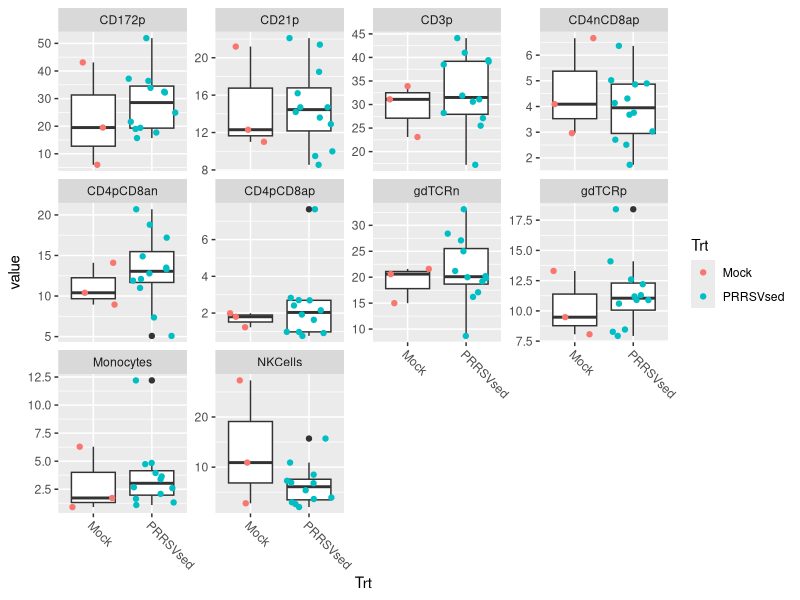
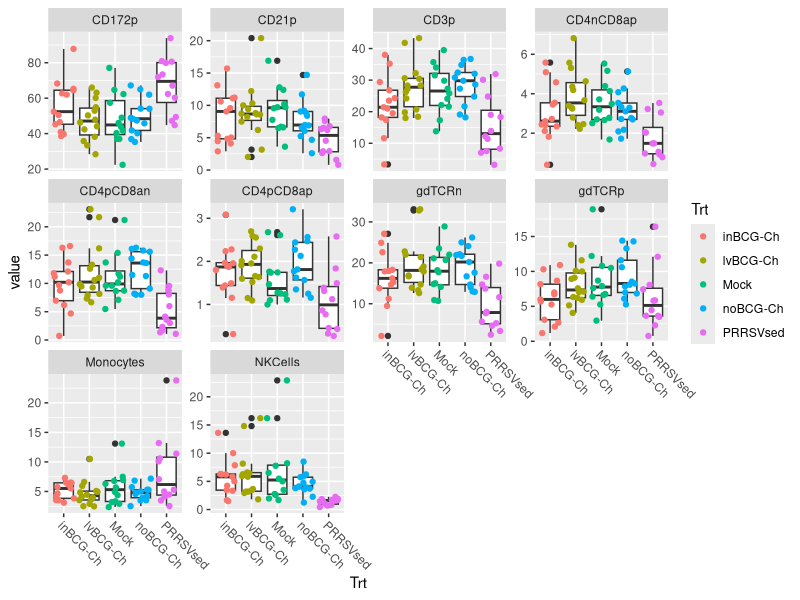
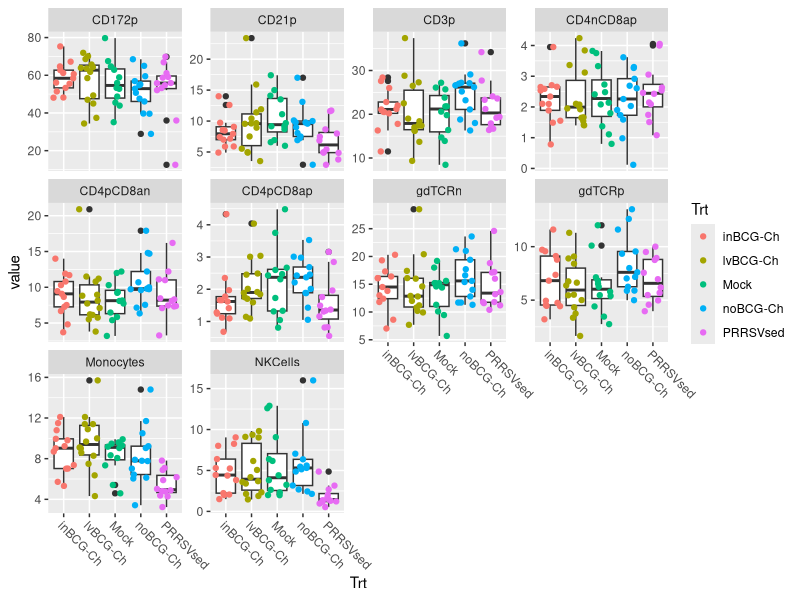
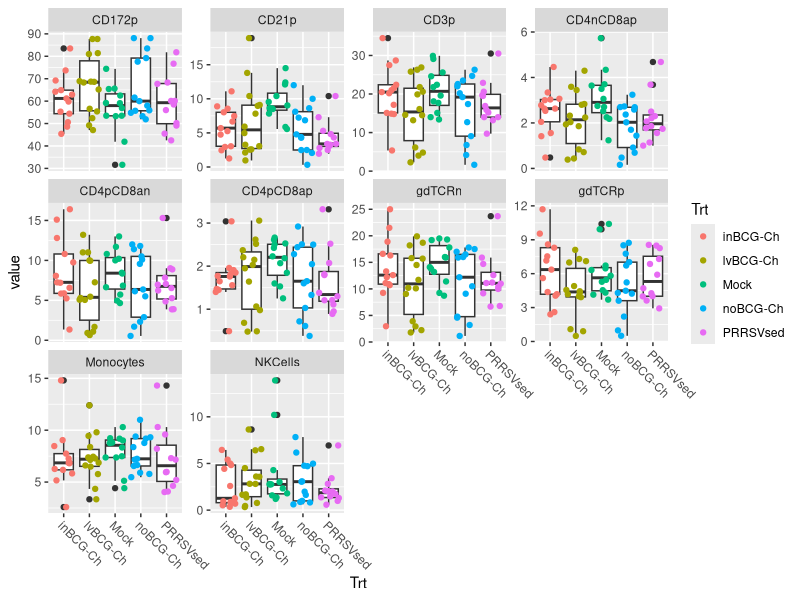
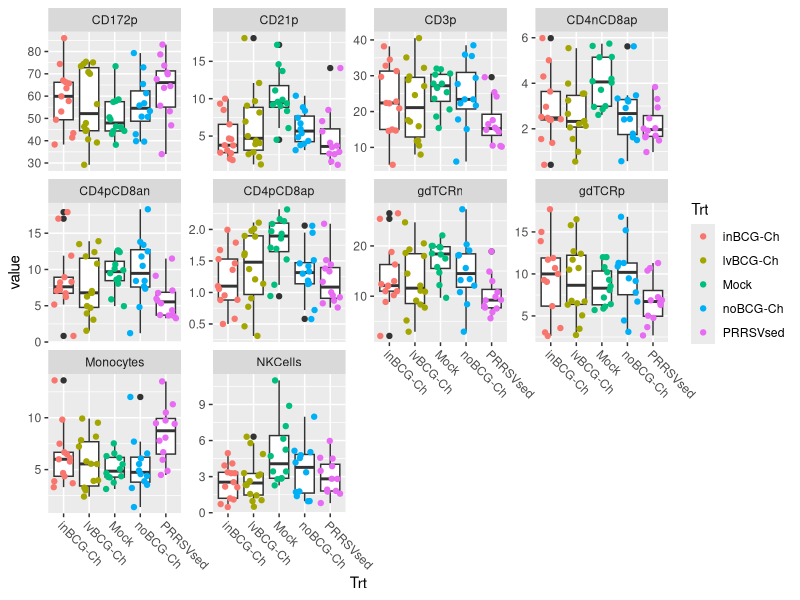
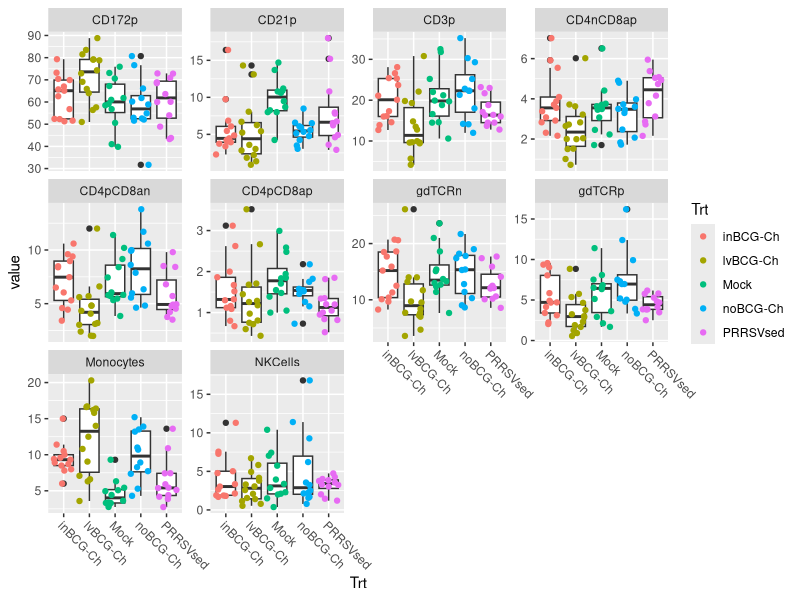
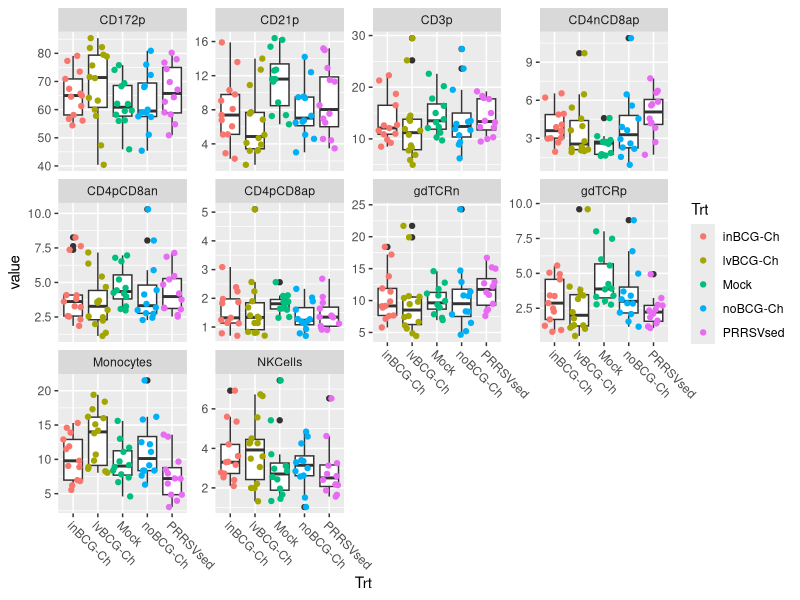
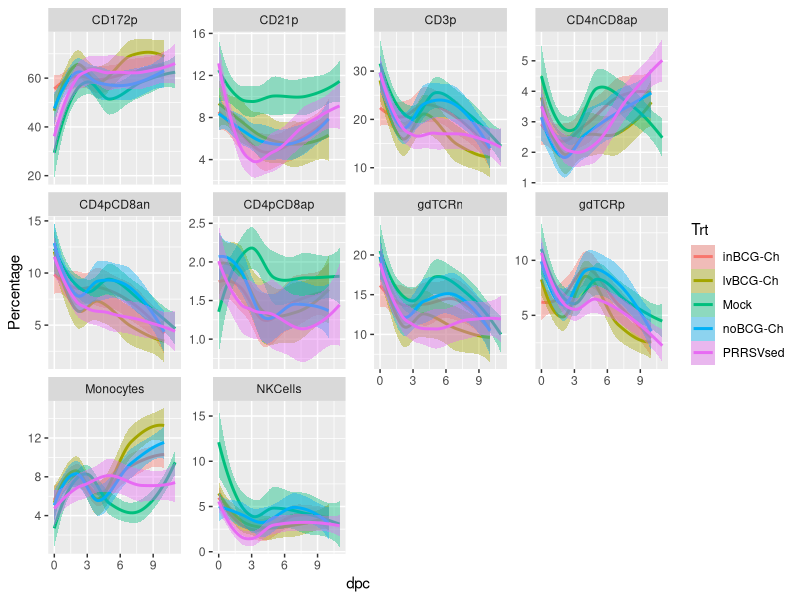

Generate these figures, in order, with R: (Note: this script raises an error after producing the figures.)


library(tidyverse)

FS17 <- read.csv(file = "./data/FS17 Flow Results All.csv", header = T, stringsAsFactors = F)



FS17$date
# because the dpc doesnt match up im trying out of Day Of Study time variable
FS17$DOS <- as.numeric(sub('-Feb','',FS17$date)) - 14
FS17 <- FS17[,c(1:6, 18, 7:17)] # this moves the DOS variable up with the metadata
### select columns... ###

# FS17_subset <- FS17[, c(2, 6:16)]
# head(FS17_subset)

# Jules #

FS17_subset <- FS17 %>% select(-FlowID)

#
# FS17_long <- melt(FS17_subset, value.name = "PercentSingleCell")
# head(FS17_long)

## Maybe try this instead...
# keep as much metadata as possible. 
# the -c(1:7) is telling the gather function to not gather up the metadata
# or another way to think of it is to gather up everyhitng except for cols 1:6

FS17_long <- FS17_subset %>% gather(key='cell_type', value = 'value', -c(1:7))


FS17_plot_14Feb <- FS17_long %>% 
  filter(date == "14-Feb") %>% 
  ggplot(aes(x=Trt,y=value)) + 
  geom_boxplot() +
  geom_jitter(aes(color=Trt)) +
  theme(axis.text.x=element_text(angle = -45, hjust =0)) +
  facet_wrap( ~ cell_type, scales = "free_y")

FS17_plot_14Feb

# ggsave("FS17_plot_14Feb.pdf", plot = FS17_plot_14Feb, width = 20, height = 20, path = "~/Desktop")

FS17_plot_15Feb <- FS17_long %>% 
  filter(date == "15-Feb") %>% 
  ggplot(aes(x=Trt,y=value)) + 
  geom_boxplot() +
  geom_jitter(aes(color=Trt)) +
  theme(axis.text.x=element_text(angle = -45, hjust =0)) +
  facet_wrap( ~ cell_type, scales = "free_y")
FS17_plot_15Feb
# ggsave("FS17_plot_15Feb.pdf", plot = FS17_plot_15Feb, width = 20, height = 20, path = "~/Desktop")

FS17_plot_16Feb <- FS17_long %>% 
  filter(date == "16-Feb") %>% 
  ggplot(aes(x=Trt,y=value)) + 
  geom_boxplot() +
  geom_jitter(aes(color=Trt)) +
  theme(axis.text.x=element_text(angle = -45, hjust =0)) +
  facet_wrap( ~ cell_type, scales = "free_y")
FS17_plot_16Feb
# ggsave("FS17_plot_16Feb.pdf", plot = FS17_plot_16Feb, width = 20, height = 20, path = "~/Desktop")

FS17_plot_17Feb <- FS17_long %>% 
  filter(date == "17-Feb") %>% 
  ggplot(aes(x=Trt,y=value)) + 
  geom_boxplot() +
  geom_jitter(aes(color=Trt)) +
  theme(axis.text.x=element_text(angle = -45, hjust =0)) +
  facet_wrap( ~ cell_type, scales = "free_y")
FS17_plot_17Feb
# ggsave("FS17_plot_17Feb.pdf", plot = FS17_plot_17Feb, width = 20, height = 20, path = "~/Desktop")

FS17_plot_19Feb <- FS17_long %>% 
  filter(date == "19-Feb") %>% 
  ggplot(aes(x=Trt,y=value)) + 
  geom_boxplot() +
  geom_jitter(aes(color=Trt)) +
  theme(axis.text.x=element_text(angle = -45, hjust =0)) +
  facet_wrap( ~ cell_type, scales = "free_y")
FS17_plot_19Feb
# ggsave("FS17_plot_19Feb.pdf", plot = FS17_plot_19Feb, width = 20, height = 20, path = "~/Desktop")

FS17_plot_22Feb <- FS17_long %>% 
  filter(date == "22-Feb") %>% 
  ggplot(aes(x=Trt,y=value)) + 
  geom_boxplot() +
  geom_jitter(aes(color=Trt)) +
  theme(axis.text.x=element_text(angle = -45, hjust =0)) +
  facet_wrap( ~ cell_type, scales = "free_y")
FS17_plot_22Feb
# ggsave("FS17_plot_22Feb.pdf", plot = FS17_plot_22Feb, width = 20, height = 20, path = "~/Desktop")

FS17_plot_25Feb <- FS17_long %>% 
  filter(date == "25-Feb") %>% 
  ggplot(aes(x=Trt,y=value)) + 
  geom_boxplot() +
  geom_jitter(aes(color=Trt)) +
  theme(axis.text.x=element_text(angle = -45, hjust =0)) +
  facet_wrap( ~ cell_type, scales = "free_y")
FS17_plot_25Feb

# ggsave("FS17_plot_25Feb.pdf", plot = FS17_plot_25Feb, width = 20, height = 20, path = "~/Desktop")




## the above graphs allow us to look at treatment groups for each day, but would like to follow
## individual pigs and treatment groups across time within the same graphs
## this webpage might be helpful... uses spaghettie plots for longitudinal data 
## https://stats.idre.ucla.edu/r/faq/how-can-i-visualize-longitudinal-data-in-ggplot2/
# setwd("~/Desktop/FS17 Flow FCS Files/")
# library(tidyverse) ##tidyverse contains ggplot2, dplyr, tidr, readr
# library(methods)

FS17 <- read.csv(file = "./data/FS17 Flow Results All.csv", header = T, stringsAsFactors = F)
head(FS17)


FS17 %>% select(-FlowID) %>% 
  gather(key = 'CellType', value = 'Percentage', -c(1:6)) %>% 
  ggplot(aes(dpc, Percentage)) +
  geom_smooth(method = 'loess', aes(fill = Trt, color=Trt)) +
  facet_wrap( ~ CellType, scales = "free_y")

# FS17[, c(-2, -3, -4, -17)] %>% ##removing unnecessary columns
#   gather(key = CellType, value = Percentage, CD3p:Monocytes) %>% ##moving to long format
#   ggplot(aes(dpc, Percentage)) +
#   geom_smooth(method = 'loess', aes(fill = Trt, color=Trt)) +
#   facet_wrap( ~ CellType, scales = "free_y") ## code isn't bad, gives you a decent graph


##attempting to look at individual pigs over time
FS17 %>% select(-FlowID) %>% 
  gather(key = 'CellType', value = 'Percentage', -c(1:6)) %>% ##moving to long format
  filter(Trt == "Mock") %>%
  ggplot(aes(dpc, Percentage)) +
  geom_line(aes(group = Pig, color=Pig)) +
  facet_wrap( ~ CellType, scales = "free_y")

# this looks weird because you need to make your pig variable a factor or a character


##########


FS17 %>% select(-FlowID) %>% 
  gather(key = 'CellType', value = 'Percentage', -c(1:6)) %>%
  mutate(Pig = factor(Pig)) %>% 
  filter(Trt == "Mock") %>%
  ggplot(aes(dpc, Percentage)) +
  geom_line(aes(group = Pig, color=Pig)) +
  facet_wrap( ~ CellType, scales = "free_y")




######################################################

# FS17 <- read_csv(file = "./data/FS17 Flow Results All.csv")

# str(FS17)

FS17_clean <- FS17 %>%
  select(-FlowID) %>%
  mutate(Pig=as.character(Pig))

FS17_long <- FS17_clean %>%
  gather(key='cell_type', value = 'percentage', -c(1:7))



# summary statistics, mean and stderr for each combination of celltypes treatments and times
FS17_sum <- FS17_long %>%
  group_by(dpc, Trt, cell_type) %>% 
  summarise(mean_p = mean(percentage), 
            num_obs = n(), 
            std_dev = sd(percentage), 
            std_err = std_dev/sqrt(num_obs))


FS17_sum %>% 
  ggplot(aes(x=dpc, y=mean_p, color=Trt, fill = Trt)) +
  geom_point() + geom_line() +
  geom_ribbon(aes(ymin=mean_p - std_err, ymax = mean_p + std_err), alpha = .3) +
  facet_wrap(~cell_type, scales = 'free') + 
  theme_bw()

FS17_sum$dpc





#### CD21pos cells seem lower in all animals that got PRRSVs
FS17_sum %>% 
  filter(cell_type == 'CD21p') %>% 
  ggplot(aes(x=dpc, y=mean_p, color=Trt, fill = Trt)) +
  geom_point() + geom_line() +
  geom_ribbon(aes(ymin=mean_p - std_err, ymax = mean_p + std_err), alpha = .3) +
  facet_wrap(~cell_type, scales = 'free') + 
  theme_bw()


#### double pos cells seem lower in all animals that got PRRSV

FS17_sum %>% 
  filter(cell_type == 'CD4pCD8ap') %>% 
  ggplot(aes(x=dpc, y=mean_p, color=Trt, fill = Trt)) +
  geom_point() + geom_line() +
  geom_ribbon(aes(ymin=mean_p - std_err, ymax = mean_p + std_err), alpha = .3) +
  facet_wrap(~cell_type, scales = 'free') + 
  theme_bw()



# no obvious treatment effect....

FS17_sum %>% 
  filter(Trt %in% c('inBCG-Ch', 'lvBCG-Ch', 'noBCG-Ch')) %>% 
  ggplot(aes(x=dpc, y=mean_p, color=Trt, fill = Trt)) +
  geom_point() + geom_line() +
  geom_ribbon(aes(ymin=mean_p - std_err, ymax = mean_p + std_err), alpha = .3) +
  facet_wrap(~cell_type, scales = 'free') + 
  theme_bw()

treat_tests <- FS17_long %>%
  filter(Trt %in% c('inBCG-Ch', 'lvBCG-Ch', 'noBCG-Ch')) %>%
  group_by(dpc, cell_type) %>% 
  nest() %>% 
  mutate(anova=map(data, ~ aov(data=., formula = percentage ~ Trt)), 
         tid_ano = map(anova, tidy), 
         tuk = map(anova, TukeyHSD), 
         tid_tuk = map(tuk, tidy))%>% 
  select(dpc, cell_type, tid_tuk) %>% 
  unnest(cols = c('tid_tuk')) %>%
  mutate(p.adj = p.adjust(adj.p.value, method = 'fdr')) %>% 
  filter(p.adj < 0.05)

# not a whole lot of treatment differences that make sense....
treat_tests




###########
##### spaghetti plots for each treatment
## shows variation within treatments
FS17_long %>% 
  filter(Trt == 'PRRSVsed') %>% 
  ggplot(aes(x=dpc, y=percentage, color = Pig)) + geom_line() + 
  facet_wrap(~cell_type, scales = 'free')

FS17_long %>% 
  filter(Trt == 'inBCG-Ch') %>% 
  ggplot(aes(x=dpc, y=percentage, color = Pig)) + geom_line() + 
  facet_wrap(~cell_type, scales = 'free')

FS17_long %>% 
  filter(Trt == 'lvBCG-Ch') %>% 
  ggplot(aes(x=dpc, y=percentage, color = Pig)) + geom_line() + 
  facet_wrap(~cell_type, scales = 'free')

FS17_long %>% 
  filter(Trt == 'noBCG-Ch') %>% 
  ggplot(aes(x=dpc, y=percentage, color = Pig)) + geom_line() + 
  facet_wrap(~cell_type, scales = 'free')

FS17_long %>% 
  filter(Trt == 'Mock') %>% 
  ggplot(aes(x=dpc, y=percentage, color = Pig)) + geom_line() + 
  facet_wrap(~cell_type, scales = 'free')




######## temperature data



temps <- read_csv('data/FS17 Obj2 Temp Data.csv')
temps$pig <- as.character(temps$pig)

temps$pig_day <- paste(temps$pig, temps$dpi)

# mean temp for Mock group is 39.8
temps %>% group_by(Trt) %>% summarise(meanT=mean(TempC))

temps %>% ggplot(aes(x=dpi, y=TempC)) + 
  geom_line(aes(group = pig)) +
  facet_wrap(~Trt)+ geom_hline(yintercept = 39.8, color='red')


### NEED TO FIX THIS ###
# same pig 2x measurements per day #
weird_ones <- temps %>% 
  group_by(pig_day) %>%
  tally() %>%
  filter(n != 1) %>% 
  select(pig_day) %>% 
  unlist()

weird_ones

## Can see from this plot the pigs that have multiple measurements per day
temps %>% filter((pig_day %in% weird_ones)) %>% 
  ggplot(aes(x=dpi, y=TempC, color=pig)) + geom_point() 


# this should get rid of the redundant measurements by taking the mean of the 
# multiples as the true value
temps <- temps %>%
  group_by(pig, dpi) %>%
  mutate(TempC = mean(TempC)) %>% 
  select(-TempF) %>% 
  unique()# %>% ggplot(aes(x=dpi, y=TempC)) + geom_line(aes(group=pig))

# just to double check...
temps %>%
  group_by(pig, dpi) %>%tally() %>% filter(n>1)
# Good, no pigs have more than one measurement per timepoint

# are some pigs missing?
temps %>%
  group_by(pig, Trt) %>%tally() %>% ggplot(aes(x=n))+geom_histogram()

temps %>%
  group_by(pig, Trt) %>%tally() %>% filter(n<14)
temps <- temps %>% filter(pig != 517)

# temps %>%
#   group_by(dpi, Trt) %>%tally() #%>% filter(n<14)

temps %>% ggplot(aes(x=dpi, y=TempC)) + 
  geom_line(aes(group = pig)) +
  facet_wrap(~Trt)+ geom_hline(yintercept = 39.8, color='red')


## this block collects the metadata about these pigs,
# I removed the Room variable because some pigs were moved between rooms, 
# this was causing some duplication issues down below.
meta <- temps %>%
  ungroup() %>%
  select(pig, BCGTrt, PRRSV, Trt) %>% 
  unique()


# this makes each pig's temperatures relative to the minimum temperature of that pig
temps <- temps %>%
  group_by(pig) %>%
  mutate(TempRmin=TempC - min(TempC)) %>% 
  ungroup()

temps %>% group_by(Trt) %>% summarise(meanTemp=mean(TempRmin))


temps %>% ggplot(aes(x=dpi, y=TempRmin))+ geom_line(aes(group = pig)) +
  geom_hline(yintercept = 0.418, color='red')+
  facet_wrap(~Trt)

library(pracma)
# This temp_sum is based on absolute temperatures
# temp_sum <- temps %>% group_by(pig) %>% 
#   summarise(max_temp = max(TempC), 
#             mean_temp = mean(TempC), 
#             min_temp = min(TempC), 
#             sd_temp = sd(TempC), 
#             day_max = dpi[which.max(TempC)], 
#             dif_temp = max_temp - min_temp) %>% left_join(meta)

# this temp_sum is based on relative temperatures (each pig was adjusted relative to their minimum temperature)
temp_sum <- temps %>%
  arrange(dpi) %>% 
  group_by(pig) %>% 
  summarise(max_temp = max(TempRmin), 
            mean_temp = mean(TempRmin), 
            min_temp = min(TempRmin), 
            sd_temp = sd(TempRmin), 
            day_max = dpi[which.max(TempRmin)], 
            dif_temp = max_temp - min_temp, 
            AUC_temp=trapz(dpi,TempRmin)) %>% 
  left_join(meta)


temp_sum %>% ggplot(aes(x=Trt, y=max_temp, fill=Trt)) + geom_boxplot() + theme_bw()
temp_sum %>% ggplot(aes(x=Trt, y=AUC_temp, fill=Trt)) + geom_boxplot()+ theme_bw()
temp_sum %>% ggplot(aes(x=Trt, y=sd_temp, fill=Trt)) + geom_boxplot()+ theme_bw()
temp_sum %>% ggplot(aes(x=Trt, y=mean_temp, fill=Trt)) + geom_boxplot()+ theme_bw()
temp_sum %>% ggplot(aes(x=Trt, y=day_max, fill=Trt)) + geom_point(shape=21, size=3)+ theme_bw()
temp_sum %>% ggplot(aes(x=Trt, y=dif_temp, fill=mean_temp)) + geom_point(shape=21, size=4)+ theme_bw()
temp_sum %>% ggplot(aes(x=Trt, y=sd_temp, fill=mean_temp)) + geom_point(shape=21, size=4)+ theme_bw()


# some exploratory plots here
temp_sum %>%
  ggplot(aes(x=max_temp, y=mean_temp, fill=sd_temp)) +
  geom_point(shape=21, color='black', size=3)+ scale_fill_viridis_c()


temp_sum %>%
  ggplot(aes(x=sd_temp, y=max_temp, fill=mean_temp)) +
  geom_point(shape=21, color='black', size=3)+ scale_fill_viridis_c()

temp_sum %>%
  ggplot(aes(x=mean_temp, y=max_temp, fill=sd_temp)) +
  geom_point(shape=21, color='black', size=3)+ scale_fill_viridis_c()

temp_sum %>%
  ggplot(aes(x=sd_temp, y=dif_temp, fill=mean_temp)) +
  geom_point(shape=21, color='black', size=3)+ scale_fill_viridis_c()

temp_sum %>%
  ggplot(aes(x=AUC_temp, y=max_temp, fill=mean_temp)) +
  geom_point(shape=21, color='black', size=3)+ scale_fill_viridis_c()

temp_sum %>%
  ggplot(aes(x=AUC_temp, y=mean_temp, fill=Trt)) +
  geom_point(shape=21, color='black', size=3)

temp_sum %>%
  ggplot(aes(x=AUC_temp, y=max_temp, fill=Trt)) +
  geom_point(shape=21, color='black', size=3)

temp_sum %>%
  ggplot(aes(x=AUC_temp, y=sd_temp, fill=Trt)) +
  geom_point(shape=21, color='black', size=3)


# this was for when I was using absolute temperatures
# temp_sum %>%filter(!(Trt %in% c('PRRSVsed', 'Mock'))) %>% 
#   ggplot(aes(x=dif_temp, y=mean_temp, fill=max_temp)) +
#   geom_point(shape=21, color='black', size=3)+ scale_fill_viridis_c() +
#   geom_text(aes(label=pig), nudge_x = .055) +
#   annotate(geom = 'rect',
#            xmin = 1.75,
#            xmax = 2.7,
#            ymin=40.07,
#            ymax = 40.8,
#            fill=NA,
#            color='black')

# 
# int_pigs <- temp_sum %>%filter(!(Trt %in% c('PRRSVsed', 'Mock'))) %>%
#   filter(dif_temp >1.75 & mean_temp>40.2) %>% 
#   select(pig) %>% unlist()



# scaled_temps%>%#filter(!(Trt %in% c('PRRSVsed', 'Mock'))) %>% 
#   ggplot(aes(x=dif_temp, y=mean_temp, fill=max_temp)) +
#   geom_point(shape=21, color='black', size=3)+ scale_fill_viridis_c()



scaled_temps <- temp_sum %>% mutate_if(is.numeric, scale) # centers and scales variables

# what happens when I dont scale?
# scaled_temps <- temp_sum


#### FEVER SCORE CALC HERE ####
  
# scaled_temps <- scaled_temps %>% mutate(fever_score=max_temp+mean_temp+dif_temp+sd_temp)

# scaled_temps <- scaled_temps %>% mutate(fever_score=mean_temp+sd_temp) 

# fever score is a combination of:
# max_temp to capture the highest the temperature spiked
# mean_temp to capture the overall elevation of temperature
# sd_temp to capture the jumpiness or swings in temperature 
# all are scaled so that each portion contributes equally to fever score
scaled_temps <- scaled_temps %>% mutate(fever_score=max_temp+mean_temp+sd_temp)

# scaled_temps <- scaled_temps %>% mutate(fever_score=max_temp+mean_temp)

# scaled_temps <- scaled_temps %>% mutate(fever_score=mean_temp)

# scaled_temps <- scaled_temps %>% mutate(fever_score=max_temp)

###
### FILTER THE MOCK AND PRRSV PIGS OUT BEFORE FEVER_CLASS CALC?###

# scaled_temps <- scaled_temps %>% filter(!(Trt %in% c('PRRSVsed', 'Mock')))

######

# maybe?
# scaled_temps$fever_score <- scale(scaled_temps$fever_score)

scaled_temps$fever_class <- cut(scaled_temps$fever_score, 3, labels = c('low', 'mid', 'high'))
scaled_temps$Pig <- scaled_temps$pig



scaled_temps %>% filter(!(Trt %in% c('PRRSVsed', 'Mock'))) %>% 
  ggplot(aes(x=1, y=fever_score))  +
  geom_violin()+
  geom_jitter(aes(color=fever_class),width = .2) + 
  ggtitle('Fever score distribution, without PRRSVed and Mock pigs')

scaled_temps %>% #filter(!(Trt %in% c('PRRSVsed', 'Mock'))) %>% 
  ggplot(aes(x=1, y=fever_score))  +
  geom_violin()+
  geom_jitter(aes(color=fever_class),width = .2) + 
  ggtitle('Fever score distribution, with PRRSVed and Mock pigs')




scaled_temps %>% ggplot(aes(x=Trt, y=fever_score, color=fever_class)) + geom_jitter(width = .2)

scaled_temps %>% ggplot(aes(x=fever_class, y=fever_score, color=fever_score)) + geom_jitter()


LETSDOTHIS <- scaled_temps %>%
  select(Pig, fever_class, fever_score) %>%
  right_join(FS17_long) %>% filter(Pig !=517)

unique(LETSDOTHIS$dpc)

unique(LETSDOTHIS$DOS)
# 11 to 10
# 8 to 7
# 5 to 4

# temp_sum %>% ggplot(aes(x=min_temp, y=max_temp, color=dif_temp)) + geom_point()
# temp_sum %>% ggplot(aes(x=dif_temp, y=mean_temp, color=day_max)) + geom_point()

LETSDOTHIS <- LETSDOTHIS %>% mutate(dpi=case_when(
  dpc == 11 ~ 10, 
  dpc == 8  ~  7, 
  dpc == 5  ~  4,
  dpc == 3  ~  2,
  
  TRUE      ~  as.numeric(dpc)
))

# these summary stas were calculated excluding the mock and prrsvsed pigs
FS17_sum <- LETSDOTHIS %>% filter(!(Trt %in% c('Mock', 'PRRSVsed'))) %>% 
  group_by(fever_class, dpc, cell_type) %>% 
  summarise(mean_p = mean(percentage), 
            num_obs = n(), 
            std_dev = sd(percentage), 
            std_err = std_dev/sqrt(num_obs))


# If using the block must switch to dpi from dpc
FS17_sum <- LETSDOTHIS %>% filter(!(Trt %in% c('Mock'))) %>%
  group_by(fever_class, dpi, cell_type) %>%
  summarise(mean_p = mean(percentage),
            num_obs = n(),
            std_dev = sd(percentage),
            std_err = std_dev/sqrt(num_obs))
# # 


##########




# FS17_long$Trt2 <- ifelse(FS17_long$Pig %in% int_pigs, 'weird', FS17_long$Trt)
# 
# FS17_long %>% group_by(Trt, Trt2) %>% tally()
# 
# FS17_sum <- FS17_long %>%
#   group_by(dpc, Trt2, cell_type) %>% 
#   summarise(mean_p = mean(percentage), 
#             num_obs = n(), 
#             std_dev = sd(percentage), 
#             std_err = std_dev/sqrt(num_obs))

FS17_sum %>%
  ggplot(aes(x=dpc, y=mean_p, fill=fever_class)) +
  geom_ribbon(aes(ymin=mean_p - std_err, ymax=mean_p + std_err), alpha=.5) +
  facet_wrap(~cell_type, scales = 'free')

FS17_sum %>%
  ggplot(aes(x=dpi, y=mean_p, fill=fever_class)) +
  geom_ribbon(aes(ymin=mean_p - std_err, ymax=mean_p + std_err), alpha=.5) +
  facet_wrap(~cell_type, scales = 'free')



# 
# FS17_sum %>% filter(cell_type == 'CD4pCD8ap') %>% 
#   ggplot(aes(x=dpc, y=mean_p, fill=fever_class)) +
#   geom_ribbon(aes(ymin=mean_p - std_err, ymax=mean_p + std_err), alpha=.5) +
#   facet_wrap(~cell_type, scales = 'free')
# # 
# FS17_sum %>% filter(dpc != 11) %>% 
#   ggplot(aes(x=dpc, y=mean_p, fill=fever_class)) +
#   geom_ribbon(aes(ymin=mean_p - std_err, ymax=mean_p + std_err), alpha=.5) +
#   facet_wrap(~cell_type, scales = 'free')
# 

##

FS17_sum %>% filter(cell_type == 'CD4pCD8ap') %>% 
  #filter(!Trt2 %in% c('Mock', 'PRRSVsed')) %>% 
  ggplot(aes(x=dpc, y=mean_p, fill=fever_class, color=fever_class)) +
  geom_ribbon(aes(ymin=mean_p - std_err, ymax=mean_p + std_err), alpha=.5) +
  geom_point(shape=21)+geom_path()+
  facet_wrap(~cell_type, scales = 'free') + 
  theme_bw() + ylab('percent') + xlab('days post challenge')


FS17_sum %>% filter(cell_type == 'CD4pCD8ap') %>% 
  #filter(!Trt2 %in% c('Mock', 'PRRSVsed')) %>% 
  ggplot(aes(x=dpi, y=mean_p, fill=fever_class, color=fever_class)) +
  geom_ribbon(aes(ymin=mean_p - std_err, ymax=mean_p + std_err), alpha=.5) +
  geom_point(shape=21)+geom_path()+
  facet_wrap(~cell_type, scales = 'free') + 
  theme_bw() + ylab('percent') + xlab('days post challenge')



###########

FS17_sum %>% filter(cell_type == 'CD172p') %>% 
  ggplot(aes(x=fever_class, y=mean_p, fill=fever_class)) +
  geom_col(position = 'dodge') +
  geom_errorbar(aes(ymin=mean_p - std_err,
                    ymax=mean_p + std_err), 
                width = .2) +
  geom_text(aes(label=num_obs, y=20), size=3)+
  facet_wrap(~dpc) + ggtitle('CD172p')


FS17_sum %>% filter(cell_type == 'CD172p') %>% 
  ggplot(aes(x=fever_class, y=mean_p, fill=fever_class)) +
  geom_col(position = 'dodge') +
  geom_errorbar(aes(ymin=mean_p - std_err,
                    ymax=mean_p + std_err), 
                width = .2) +
  geom_text(aes(label=num_obs, y=20), size=3)+
  facet_wrap(~dpi) + ggtitle('CD172p')


#############

FS17_sum %>% filter(cell_type == 'CD21p') %>% 
  ggplot(aes(x=fever_class, y=mean_p, fill=fever_class)) +
  geom_col(position = 'dodge') +
  geom_errorbar(aes(ymin=mean_p - std_err,
                    ymax=mean_p + std_err), 
                width = .2) +
  geom_text(aes(label=num_obs, y=2), size=3)+
  facet_wrap(~dpc) + ggtitle('CD21p')


FS17_sum %>% filter(cell_type == 'CD21p') %>% 
  ggplot(aes(x=fever_class, y=mean_p, fill=fever_class)) +
  geom_col(position = 'dodge') +
  geom_errorbar(aes(ymin=mean_p - std_err,
                    ymax=mean_p + std_err), 
                width = .2) +
  geom_text(aes(label=num_obs, y=2), size=3)+
  facet_wrap(~dpi) + ggtitle('CD21p')


#############

FS17_sum %>% filter(cell_type == 'CD3p') %>% 
  ggplot(aes(x=fever_class, y=mean_p, fill=fever_class)) +
  geom_col(position = 'dodge') +
  geom_errorbar(aes(ymin=mean_p - std_err,
                    ymax=mean_p + std_err), 
                width = .2) +
  geom_text(aes(label=num_obs, y=5), size=3)+
  facet_wrap(~dpc) + ggtitle('CD3p')


FS17_sum %>% filter(cell_type == 'CD3p') %>% 
  ggplot(aes(x=fever_class, y=mean_p, fill=fever_class)) +
  geom_col(position = 'dodge') +
  geom_errorbar(aes(ymin=mean_p - std_err,
                    ymax=mean_p + std_err), 
                width = .2) +
  geom_text(aes(label=num_obs, y=5), size=3)+
  facet_wrap(~dpi) + ggtitle('CD3p')


############


FS17_sum %>% filter(cell_type == 'CD4nCD8ap') %>% 
  ggplot(aes(x=fever_class, y=mean_p, fill=fever_class)) +
  geom_col(position = 'dodge') +
  geom_errorbar(aes(ymin=mean_p - std_err,
                    ymax=mean_p + std_err), 
                width = .2) +
  geom_text(aes(label=num_obs, y=1), size=3)+
  facet_wrap(~dpc) + ggtitle('CD4nCD8ap')


FS17_sum %>% filter(cell_type == 'CD4nCD8ap') %>% 
  ggplot(aes(x=fever_class, y=mean_p, fill=fever_class)) +
  geom_col(position = 'dodge') +
  geom_errorbar(aes(ymin=mean_p - std_err,
                    ymax=mean_p + std_err), 
                width = .2) +
  geom_text(aes(label=num_obs, y=1), size=3)+
  facet_wrap(~dpi) + ggtitle('CD4nCD8ap')

#############


FS17_sum %>% filter(cell_type == 'CD4pCD8an') %>% 
  ggplot(aes(x=fever_class, y=mean_p, fill=fever_class)) +
  geom_col(position = 'dodge') +
  geom_errorbar(aes(ymin=mean_p - std_err,
                    ymax=mean_p + std_err), 
                width = .2) +
  geom_text(aes(label=num_obs, y=1), size=3)+
  facet_wrap(~dpc)  + ggtitle('CD4pCD8an')



FS17_sum %>% filter(cell_type == 'CD4pCD8an') %>% 
  ggplot(aes(x=fever_class, y=mean_p, fill=fever_class)) +
  geom_col(position = 'dodge') +
  geom_errorbar(aes(ymin=mean_p - std_err,
                    ymax=mean_p + std_err), 
                width = .2) +
  geom_text(aes(label=num_obs, y=1), size=3)+
  facet_wrap(~dpi)  + ggtitle('CD4pCD8an')

#############

##############


FS17_sum %>% filter(cell_type == 'CD4pCD8ap') %>% 
  ggplot(aes(x=fever_class, y=mean_p, fill=fever_class)) +
  geom_col(position = 'dodge') +
  geom_errorbar(aes(ymin=mean_p - std_err,
                    ymax=mean_p + std_err), 
                width = .2) +
  geom_text(aes(label=num_obs, y=.5), size=3)+
  facet_wrap(~dpc) + ggtitle('CD4pCD8ap')



FS17_sum %>% filter(cell_type == 'CD4pCD8ap') %>% 
  ggplot(aes(x=fever_class, y=mean_p, fill=fever_class)) +
  geom_col(position = 'dodge') +
  geom_errorbar(aes(ymin=mean_p - std_err,
                    ymax=mean_p + std_err), 
                width = .2) +
  geom_text(aes(label=num_obs, y=.5), size=3)+
  facet_wrap(~dpi) + ggtitle('CD4pCD8ap')


##############


FS17_sum %>% filter(cell_type == 'gdTCRn') %>% 
  ggplot(aes(x=fever_class, y=mean_p, fill=fever_class)) +
  geom_col(position = 'dodge') +
  geom_errorbar(aes(ymin=mean_p - std_err,
                    ymax=mean_p + std_err), 
                width = .2) +
  geom_text(aes(label=num_obs, y=5), size=3)+
  facet_wrap(~dpc)+ ggtitle('gdTCRn')


FS17_sum %>% filter(cell_type == 'gdTCRn') %>% 
  ggplot(aes(x=fever_class, y=mean_p, fill=fever_class)) +
  geom_col(position = 'dodge') +
  geom_errorbar(aes(ymin=mean_p - std_err,
                    ymax=mean_p + std_err), 
                width = .2) +
  geom_text(aes(label=num_obs, y=5), size=3)+
  facet_wrap(~dpi)+ ggtitle('gdTCRn')


#############

##############


FS17_sum %>% filter(cell_type == 'gdTCRp') %>% 
  ggplot(aes(x=fever_class, y=mean_p, fill=fever_class)) +
  geom_col(position = 'dodge') +
  geom_errorbar(aes(ymin=mean_p - std_err,
                    ymax=mean_p + std_err), 
                width = .2) +
  geom_text(aes(label=num_obs, y=.75), size=3)+
  facet_wrap(~dpc)+ ggtitle('gdTCRp')


FS17_sum %>% filter(cell_type == 'gdTCRp') %>% 
  ggplot(aes(x=fever_class, y=mean_p, fill=fever_class)) +
  geom_col(position = 'dodge') +
  geom_errorbar(aes(ymin=mean_p - std_err,
                    ymax=mean_p + std_err), 
                width = .2) +
  geom_text(aes(label=num_obs, y=.75), size=3)+
  facet_wrap(~dpi)+ ggtitle('gdTCRp')




library(broom)

#### tests for d7 and d10 all cell types anova with Tukey

tests <- LETSDOTHIS %>% filter(!(Trt %in% c('Mock', 'PRRSVsed'))) %>% 
  ungroup() %>% 
  filter(dpc %in% c(7,10)) %>% group_by(dpc, cell_type) %>% 
  nest() %>% 
  mutate(anova=map(data, ~ aov(data=., formula = percentage ~ fever_class)), 
         tid_ano = map(anova, tidy), 
         tuk = map(anova, TukeyHSD), 
         tid_tuk = map(tuk, tidy)) %>% 
  select(dpc, cell_type, tid_tuk) %>% 
  unnest(cols = c('tid_tuk')) %>%
  mutate(p.adj = p.adjust(adj.p.value, method = 'fdr')) %>% 
  filter(p.adj < 0.05)



tests <- LETSDOTHIS %>% filter(!(Trt %in% c('Mock'))) %>% 
  ungroup() %>% 
  filter(dpi %in% c(7,10)) %>% group_by(dpi, cell_type) %>% 
  nest() %>% 
  mutate(anova=map(data, ~ aov(data=., formula = percentage ~ fever_class)), 
         tid_ano = map(anova, tidy), 
         tuk = map(anova, TukeyHSD), 
         tid_tuk = map(tuk, tidy)) %>% 
  select(dpi, cell_type, tid_tuk) %>% 
  unnest(cols = c('tid_tuk')) %>%
  mutate(p.adj = p.adjust(adj.p.value, method = 'fdr')) %>% 
  filter(p.adj < 0.05)





######### pairwise ttest ########



LETSDOTHIS %>% filter(!(Trt %in% c('Mock', 'PRRSVsed'))) %>% 
  ungroup() %>% 
  filter(dpc %in% c(7,10)) %>% group_by(dpc, cell_type) %>% 
  nest() %>% 
  mutate(ttest=map(data, ~ pairwise.t.test(x = .$percentage, g = .$fever_class, p.adjust.method = 'none')), 
         tid_tt = map(ttest, tidy)) %>% 
  select(dpc, cell_type, tid_tt) %>% 
  unnest(cols = c('tid_tt')) %>% 
  ungroup() %>% 
  mutate(p.adj=p.adjust(p.value, method = 'fdr')) %>% 
  filter(p.adj < 0.055)






######## all timepoints ##########
# with 2nd pval correct

tests <- LETSDOTHIS %>% filter(!(Trt %in% c('Mock', 'PRRSVsed'))) %>% 
  ungroup() %>% 
  group_by(dpc, cell_type) %>% 
  nest() %>% 
  mutate(anova=map(data, ~ aov(data=., formula = percentage ~ fever_class)), 
         tid_ano = map(anova, tidy), 
         tuk = map(anova, TukeyHSD), 
         tid_tuk = map(tuk, tidy)) %>% 
  select(dpc, cell_type, tid_tuk) %>% 
  unnest(cols = c('tid_tuk')) %>%
  mutate(p.adj = p.adjust(adj.p.value, method = 'fdr')) %>% 
  filter(p.adj < 0.05)



# with 2nd pval correct

tests <- LETSDOTHIS %>% filter(!(Trt %in% c('Mock'))) %>% 
  ungroup() %>% 
  group_by(dpi, cell_type) %>% 
  nest() %>% 
  mutate(anova=map(data, ~ aov(data=., formula = percentage ~ fever_class)), 
         tid_ano = map(anova, tidy), 
         tuk = map(anova, TukeyHSD), 
         tid_tuk = map(tuk, tidy)) %>% 
  select(dpi, cell_type, tid_tuk) %>% 
  unnest(cols = c('tid_tuk')) %>%
  mutate(p.adj = p.adjust(adj.p.value, method = 'fdr')) %>% 
  filter(p.adj < 0.05)



# all timepoints without 2nd pval correct


tests <- LETSDOTHIS %>% filter(!(Trt %in% c('Mock', 'PRRSVsed'))) %>% 
  ungroup() %>% 
  group_by(dpc, cell_type) %>% 
  nest() %>% 
  mutate(anova=map(data, ~ aov(data=., formula = percentage ~ fever_class)), 
         tid_ano = map(anova, tidy), 
         tuk = map(anova, TukeyHSD), 
         tid_tuk = map(tuk, tidy)) %>% 
  select(dpc, cell_type, tid_tuk) %>% 
  unnest(cols = c('tid_tuk')) %>% filter(adj.p.value < 0.05)



tests <- LETSDOTHIS %>% filter(!(Trt %in% c('Mock'))) %>% 
  ungroup() %>% 
  group_by(dpi, cell_type) %>% 
  nest() %>% 
  mutate(anova=map(data, ~ aov(data=., formula = percentage ~ fever_class)), 
         tid_ano = map(anova, tidy), 
         tuk = map(anova, TukeyHSD), 
         tid_tuk = map(tuk, tidy)) %>% 
  select(dpi, cell_type, tid_tuk) %>% 
  unnest(cols = c('tid_tuk')) %>% filter(adj.p.value < 0.05)


sigs <- unique(tests$cell_type)




####### SIGS WITH PRRSVsed  ##########

FS17_sum %>% filter(cell_type == 'CD4pCD8ap') %>% 
  #filter(!Trt2 %in% c('Mock', 'PRRSVsed')) %>% 
  ggplot(aes(x=dpi, y=mean_p, fill=fever_class, color=fever_class)) +
  geom_ribbon(aes(ymin=mean_p - std_err, ymax=mean_p + std_err), alpha=.5) +
  geom_point(shape=21)+geom_path()+
  facet_wrap(~cell_type, scales = 'free') + 
  theme_bw() + ylab('percent') + xlab('days post challenge')



FS17_sum %>% filter(cell_type == 'CD4pCD8an') %>% 
  #filter(!Trt2 %in% c('Mock', 'PRRSVsed')) %>% 
  ggplot(aes(x=dpi, y=mean_p, fill=fever_class, color=fever_class)) +
  geom_ribbon(aes(ymin=mean_p - std_err, ymax=mean_p + std_err), alpha=.5) +
  geom_point(shape=21)+geom_path()+
  facet_wrap(~cell_type, scales = 'free') + 
  theme_bw() + ylab('percent') + xlab('days post challenge')


FS17_sum %>% filter(cell_type == 'CD172p') %>% 
  #filter(!Trt2 %in% c('Mock', 'PRRSVsed')) %>% 
  ggplot(aes(x=dpi, y=mean_p, fill=fever_class, color=fever_class)) +
  geom_ribbon(aes(ymin=mean_p - std_err, ymax=mean_p + std_err), alpha=.5) +
  geom_point(shape=21)+geom_path()+
  facet_wrap(~cell_type, scales = 'free') + 
  theme_bw() + ylab('percent') + xlab('days post challenge')



FS17_sum %>% filter(cell_type == 'Monocytes') %>% 
  #filter(!Trt2 %in% c('Mock', 'PRRSVsed')) %>% 
  ggplot(aes(x=dpi, y=mean_p, fill=fever_class, color=fever_class)) +
  geom_ribbon(aes(ymin=mean_p - std_err, ymax=mean_p + std_err), alpha=.5) +
  geom_point(shape=21)+geom_path()+
  facet_wrap(~cell_type, scales = 'free') + 
  theme_bw() + ylab('percent') + xlab('days post challenge')



  
